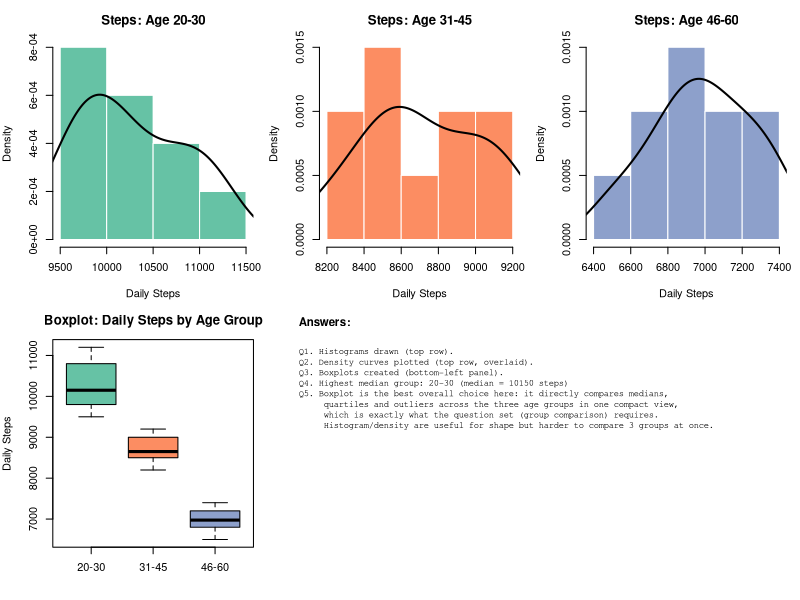

The R source for this figure:
# Activity 5: Histogram, Density & Boxplot - Daily Steps

df <- data.frame(
  Age_20_30 = c(9500,10200,9800,11000,10500,9700,10100,10800,11200,9900),
  Age_31_45 = c(8200,8600,8400,9000,8900,8500,8700,9100,9200,8600),
  Age_46_60 = c(6500,6700,6900,7200,7000,6800,7100,7300,7400,6950)
)
groups <- c("20-30", "31-45", "46-60")
names(df) <- groups

medians <- sapply(df, median)
highest_median_group <- names(which.max(medians))
highest_median_val <- round(max(medians), 0)

answers <- c(
  "Q1. Histograms drawn (top row).",
  "Q2. Density curves plotted (top row, overlaid).",
  "Q3. Boxplots created (bottom-left panel).",
  paste0("Q4. Highest median group: ", highest_median_group, " (median = ", highest_median_val, " steps)"),
  "Q5. Boxplot is the best overall choice here: it directly compares medians,",
  "     quartiles and outliers across the three age groups in one compact view,",
  "     which is exactly what the question set (group comparison) requires.",
  "     Histogram/density are useful for shape but harder to compare 3 groups at once."
)

png("activity5_hist_density_box.png", width = 1300, height = 1400, res = 130)
layout(matrix(c(1,2,3,4,5,5), nrow = 2, byrow = TRUE), heights = c(1.6, 1.6), widths = c(1,1,1))

cols <- c("#66c2a5", "#fc8d62", "#8da0cb")

# Histogram + density overlay for each group
for (i in seq_along(groups)) {
  par(mar = c(4, 4, 3, 1))
  v <- df[[i]]
  hist(v, breaks = 5, freq = FALSE, col = cols[i], border = "white",
       main = paste0("Steps: Age ", groups[i]), xlab = "Daily Steps")
  lines(density(v), col = "black", lwd = 2)
}

# Boxplot comparing all groups
par(mar = c(4, 4, 3, 1))
boxplot(df, col = cols, main = "Boxplot: Daily Steps by Age Group", ylab = "Daily Steps")

# Answers panel
par(mar = c(0.5, 1, 0.5, 1))
plot.new()
text(0, 1, "Answers:", adj = c(0, 1), font = 2, cex = 1.05)
text(0, 0.88, paste(answers, collapse = "\n"), adj = c(0, 1), cex = 0.8, family = "mono")
dev.off()
cat("done\n")
